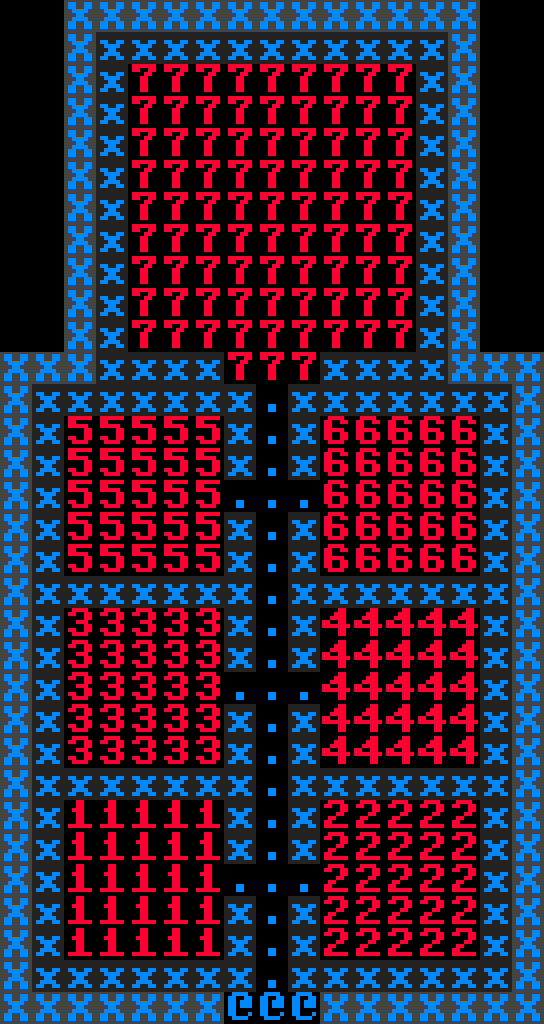

This is a level from a 2D game, rendered from its Tiled map with the project's own tilesets. A one-line summary and the complete map file follow:
An orthogonal 17x32 tile map with 32x32 px tiles, 3 tile layers (Tile Layer, Feature Layer, Tag Layer), 2 tilesets.

<map version="2017.05.26" orientation="orthogonal" renderorder="right-down" width="17" height="32" tilewidth="32" tileheight="32" backgroundcolor="#000000" nextobjectid="1">
 <properties>
  <property name="code">SUBVAULT:   1 : ee_5x5
SUBVAULT:   2 : ee_5x5
SUBVAULT:   3 : ee_5x5
SUBVAULT:   4 : ee_5x5
SUBVAULT:   5 : ee_5x5
SUBVAULT:   6 : ee_5x5
SUBVAULT:   7 : ee_9x9
: ee_setup(_G)</property>
  <property name="depth" value="Depths:2-, !Depths:$" />
  <property name="orient" value="float" />
  <property name="weight" value="4" />
 </properties>
 <tileset firstgid="1" source="../tilesets/features.tsx" />
 <tileset firstgid="205" source="../tilesets/basic.tsx" />
 <layer name="Tile Layer" width="17" height="32">
  <data encoding="csv">
0,0,207,207,207,207,207,207,207,207,207,207,207,207,207,0,0,
0,0,207,206,206,206,206,206,206,206,206,206,206,206,207,0,0,
0,0,207,206,34,34,34,34,34,34,34,34,34,206,207,0,0,
0,0,207,206,34,34,34,34,34,34,34,34,34,206,207,0,0,
0,0,207,206,34,34,34,34,34,34,34,34,34,206,207,0,0,
0,0,207,206,34,34,34,34,34,34,34,34,34,206,207,0,0,
0,0,207,206,34,34,34,34,34,34,34,34,34,206,207,0,0,
0,0,207,206,34,34,34,34,34,34,34,34,34,206,207,0,0,
0,0,207,206,34,34,34,34,34,34,34,34,34,206,207,0,0,
0,0,207,206,34,34,34,34,34,34,34,34,34,206,207,0,0,
0,0,207,206,34,34,34,34,34,34,34,34,34,206,207,0,0,
207,207,207,206,206,206,206,34,34,34,206,206,206,206,207,207,207,
207,206,206,206,206,206,206,206,205,206,206,206,206,206,206,206,207,
207,206,32,32,32,32,32,206,205,206,33,33,33,33,33,206,207,
207,206,32,32,32,32,32,206,205,206,33,33,33,33,33,206,207,
207,206,32,32,32,32,32,205,205,205,33,33,33,33,33,206,207,
207,206,32,32,32,32,32,206,205,206,33,33,33,33,33,206,207,
207,206,32,32,32,32,32,206,205,206,33,33,33,33,33,206,207,
207,206,206,206,206,206,206,206,205,206,206,206,206,206,206,206,207,
207,206,30,30,30,30,30,206,205,206,31,31,31,31,31,206,207,
207,206,30,30,30,30,30,206,205,206,31,31,31,31,31,206,207,
207,206,30,30,30,30,30,205,205,205,31,31,31,31,31,206,207,
207,206,30,30,30,30,30,206,205,206,31,31,31,31,31,206,207,
207,206,30,30,30,30,30,206,205,206,31,31,31,31,31,206,207,
207,206,206,206,206,206,206,206,205,206,206,206,206,206,206,206,207,
207,206,28,28,28,28,28,206,205,206,29,29,29,29,29,206,207,
207,206,28,28,28,28,28,206,205,206,29,29,29,29,29,206,207,
207,206,28,28,28,28,28,205,205,205,29,29,29,29,29,206,207,
207,206,28,28,28,28,28,206,205,206,29,29,29,29,29,206,207,
207,206,28,28,28,28,28,206,205,206,29,29,29,29,29,206,207,
207,206,206,206,206,206,206,206,205,206,206,206,206,206,206,206,207,
207,207,207,207,207,207,207,208,208,208,207,207,207,207,207,207,207
</data>
 </layer>
 <layer name="Feature Layer" width="17" height="32">
  <data encoding="csv">
0,0,0,0,0,0,0,0,0,0,0,0,0,0,0,0,0,
0,0,0,0,0,0,0,0,0,0,0,0,0,0,0,0,0,
0,0,0,0,0,0,0,0,0,0,0,0,0,0,0,0,0,
0,0,0,0,0,0,0,0,0,0,0,0,0,0,0,0,0,
0,0,0,0,0,0,0,0,0,0,0,0,0,0,0,0,0,
0,0,0,0,0,0,0,0,0,0,0,0,0,0,0,0,0,
0,0,0,0,0,0,0,0,0,0,0,0,0,0,0,0,0,
0,0,0,0,0,0,0,0,0,0,0,0,0,0,0,0,0,
0,0,0,0,0,0,0,0,0,0,0,0,0,0,0,0,0,
0,0,0,0,0,0,0,0,0,0,0,0,0,0,0,0,0,
0,0,0,0,0,0,0,0,0,0,0,0,0,0,0,0,0,
0,0,0,0,0,0,0,0,0,0,0,0,0,0,0,0,0,
0,0,0,0,0,0,0,0,0,0,0,0,0,0,0,0,0,
0,0,0,0,0,0,0,0,0,0,0,0,0,0,0,0,0,
0,0,0,0,0,0,0,0,0,0,0,0,0,0,0,0,0,
0,0,0,0,0,0,0,0,0,0,0,0,0,0,0,0,0,
0,0,0,0,0,0,0,0,0,0,0,0,0,0,0,0,0,
0,0,0,0,0,0,0,0,0,0,0,0,0,0,0,0,0,
0,0,0,0,0,0,0,0,0,0,0,0,0,0,0,0,0,
0,0,0,0,0,0,0,0,0,0,0,0,0,0,0,0,0,
0,0,0,0,0,0,0,0,0,0,0,0,0,0,0,0,0,
0,0,0,0,0,0,0,0,0,0,0,0,0,0,0,0,0,
0,0,0,0,0,0,0,0,0,0,0,0,0,0,0,0,0,
0,0,0,0,0,0,0,0,0,0,0,0,0,0,0,0,0,
0,0,0,0,0,0,0,0,0,0,0,0,0,0,0,0,0,
0,0,0,0,0,0,0,0,0,0,0,0,0,0,0,0,0,
0,0,0,0,0,0,0,0,0,0,0,0,0,0,0,0,0,
0,0,0,0,0,0,0,0,0,0,0,0,0,0,0,0,0,
0,0,0,0,0,0,0,0,0,0,0,0,0,0,0,0,0,
0,0,0,0,0,0,0,0,0,0,0,0,0,0,0,0,0,
0,0,0,0,0,0,0,0,0,0,0,0,0,0,0,0,0,
0,0,0,0,0,0,0,0,0,0,0,0,0,0,0,0,0
</data>
 </layer>
 <layer name="Tag Layer" width="17" height="32">
  <data encoding="csv">
0,0,0,0,0,0,0,0,0,0,0,0,0,0,0,0,0,
0,0,0,0,0,0,0,0,0,0,0,0,0,0,0,0,0,
0,0,0,0,0,0,0,0,0,0,0,0,0,0,0,0,0,
0,0,0,0,0,0,0,0,0,0,0,0,0,0,0,0,0,
0,0,0,0,0,0,0,0,0,0,0,0,0,0,0,0,0,
0,0,0,0,0,0,0,0,0,0,0,0,0,0,0,0,0,
0,0,0,0,0,0,0,0,0,0,0,0,0,0,0,0,0,
0,0,0,0,0,0,0,0,0,0,0,0,0,0,0,0,0,
0,0,0,0,0,0,0,0,0,0,0,0,0,0,0,0,0,
0,0,0,0,0,0,0,0,0,0,0,0,0,0,0,0,0,
0,0,0,0,0,0,0,0,0,0,0,0,0,0,0,0,0,
0,0,0,0,0,0,0,0,0,0,0,0,0,0,0,0,0,
0,0,0,0,0,0,0,0,0,0,0,0,0,0,0,0,0,
0,0,0,0,0,0,0,0,0,0,0,0,0,0,0,0,0,
0,0,0,0,0,0,0,0,0,0,0,0,0,0,0,0,0,
0,0,0,0,0,0,0,0,0,0,0,0,0,0,0,0,0,
0,0,0,0,0,0,0,0,0,0,0,0,0,0,0,0,0,
0,0,0,0,0,0,0,0,0,0,0,0,0,0,0,0,0,
0,0,0,0,0,0,0,0,0,0,0,0,0,0,0,0,0,
0,0,0,0,0,0,0,0,0,0,0,0,0,0,0,0,0,
0,0,0,0,0,0,0,0,0,0,0,0,0,0,0,0,0,
0,0,0,0,0,0,0,0,0,0,0,0,0,0,0,0,0,
0,0,0,0,0,0,0,0,0,0,0,0,0,0,0,0,0,
0,0,0,0,0,0,0,0,0,0,0,0,0,0,0,0,0,
0,0,0,0,0,0,0,0,0,0,0,0,0,0,0,0,0,
0,0,0,0,0,0,0,0,0,0,0,0,0,0,0,0,0,
0,0,0,0,0,0,0,0,0,0,0,0,0,0,0,0,0,
0,0,0,0,0,0,0,0,0,0,0,0,0,0,0,0,0,
0,0,0,0,0,0,0,0,0,0,0,0,0,0,0,0,0,
0,0,0,0,0,0,0,0,0,0,0,0,0,0,0,0,0,
0,0,0,0,0,0,0,0,0,0,0,0,0,0,0,0,0,
0,0,0,0,0,0,0,0,0,0,0,0,0,0,0,0,0
</data>
 </layer>
 <objectgroup name="Scripting Layer" />
</map>
